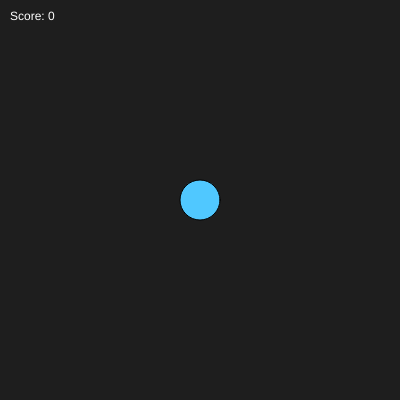
Frame 1 (no input)
Frame 60 (no input): identical to frame 1, image omitted
Frame 120 (the mouse pressed at the canvas centre since frame 60): identical to frame 1, image omitted

The p5.js sketch that drew this single still picture (run headless with seeded random() and noise() and a simulated clock; from frame 60 on, the mouse is pressed at the canvas centre):

// p5.js sketch
// ── sketch.js
// Variables
let x = 200;
let y = 200;
let score = 0;

// setup() runs ONCE when the game starts
function setup() {
  createCanvas(400, 400);
}

// draw() runs about 60 times every second. This is your game loop.
function draw() {
  background(30); // clear the screen

  // Read input
  if (keyIsDown(LEFT_ARROW)) x -= 4;
  if (keyIsDown(RIGHT_ARROW)) x += 4;
  if (keyIsDown(UP_ARROW)) y -= 4;
  if (keyIsDown(DOWN_ARROW)) y += 4;

  // Draw everything 
  fill(80, 200, 255);
  circle(x, y, 40);

  fill(255);
  text("Score: " + score, 10, 20);
}
